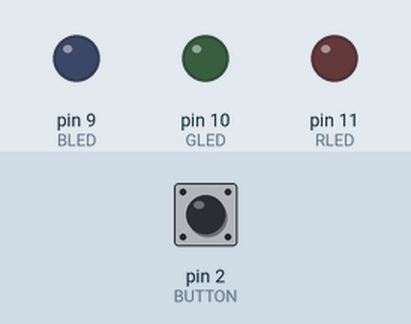
This sketch was run on a simulated Arduino Uno, built with avr-gcc and run on an emulated ATmega328P. On the bench: output pins drawn as LEDs (lit = HIGH). Dashed ring = blinking. The inputs (shaded band) are chosen by the test bench; at power-on: pin 2 (BUTTON) HIGH.

Above: at 1.2 s.
1.3 s: pin 2 (BUTTON) pulled LOW for 0.15 s
At 1.59 s:
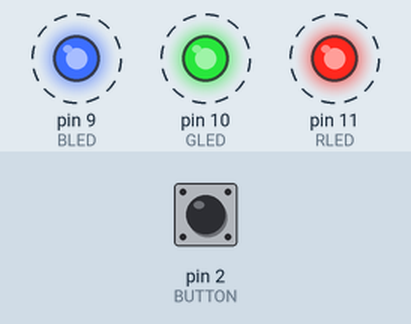
4.4 s: pin 2 (BUTTON) pulled LOW for 1 s
At 4.8 s:
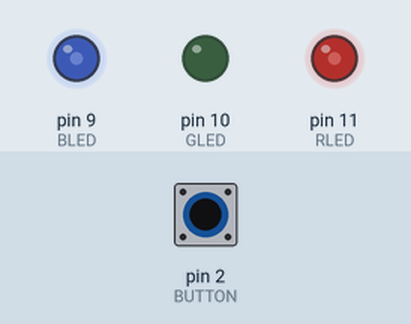
7.4 s: pin 2 (BUTTON) pulled LOW for 0.15 s
10.5 s: pin 2 (BUTTON) pulled LOW for 3.2 s
At 10.65 s:
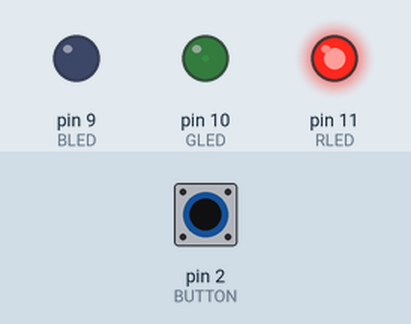
15.2 s: pin 2 (BUTTON) pulsed LOW 2 times (0.12 s each, 0.3 s apart)
At 16.44 s:
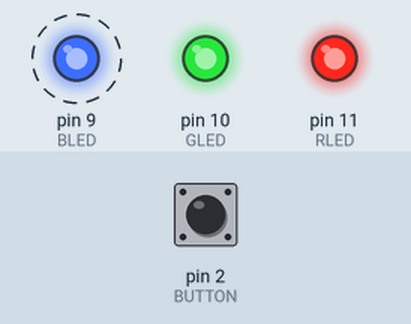
18.8 s: pin 2 (BUTTON) pulsed LOW 5 times (0.12 s each, 0.3 s apart)
Timing chart, 0 to 22.8 s (numbered marks = the images above; inputs shaded):
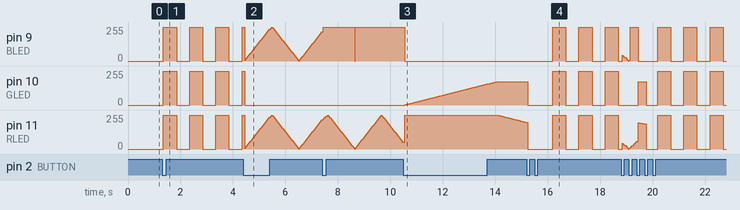

Measured:
- after the input at 1.3 s, pin 9 (BLED), pin 10 (GLED), pin 11 (RLED): alternates 255/255 for 0.50 s and 0/255 for 0.50 s, starting after 0.05 s
- after the input at 10.5 s, pin 10 (GLED): moves from 0/255 to 175/255 over 3.5 s, starting after 0.05 s
- after the input at 15.2 s, pin 9 (BLED): alternates 255/255 for 0.50 s and 0/255 for 0.50 s, starting after 0.99 s; pin 10 (GLED): 175/255 → 0/255 after 0.05 s, then repeats every 1.0 s: 255/255 0.50 s, 0/255 0.50 s

The sketch:

part-4-design-own.ino
```cpp
const int BLED = 9;     // Blue LED pin
const int GLED = 10;    // Green LED pin
const int RLED = 11;    // Red LED pin
const int BUTTON = 2;   // Button pin

boolean lastButton = HIGH;
boolean currentButton = HIGH;
int ledMode = 0;

//blink variables
unsigned long pastMillis = 0;
const long blinkTime = 500;  //ms
boolean ledState = false;

//fade variables
int Brightness = 0;
int Step = 5;
const unsigned long fadeTime = 20; //ms

//rainbow fade
int Color = 0;
int r = 255, g = 0, b = 0;

// Set Color Function
void setColor(int redValue, int greenValue, int blueValue);

void setup() {
  pinMode(RLED, OUTPUT);
  pinMode(GLED, OUTPUT);
  pinMode(BLED, OUTPUT);

  pinMode(BUTTON, INPUT_PULLUP); // Button pressed = LOW
}

boolean debounce(boolean last) {
  boolean current = digitalRead(BUTTON);
  if (last != current) {
    delay(50);
    current = digitalRead(BUTTON);
  }
  return current;
}

void loop() {
  currentButton = debounce(lastButton);

  // Detect button press (LOW --> HIGH transition)
  if (lastButton == HIGH && currentButton == LOW) {
    ledMode++;
    if (ledMode > 4) ledMode = 0;         //Once case 7 is done, switches back to case 0
  }

  lastButton = currentButton;

  switch (ledMode) {
    case 0: //OFF
    setColor(0, 0, 0);
    break;
    case 1: { //White Blinking
    unsigned long nowMillis = millis();

    if (nowMillis - pastMillis >= blinkTime) {
      pastMillis = nowMillis;
      ledState = !ledState;

    if (ledState) {
      setColor(255, 255, 255); //on
    } else {
      setColor(0,0,0); //off
      }
    }
    break;
    }

    case 2: {   //fade purple
    unsigned nowMillis = millis();

    if (nowMillis - pastMillis >= fadeTime) {
      pastMillis = nowMillis;
      Brightness += Step;

     if (Brightness <= 0 || Brightness >= 255) {
       Step = -Step;
       Brightness = constrain(Brightness, 0, 255);
     }

      setColor(Brightness, 0, Brightness);
    }
    break;
    }

    case 3: { //red to blue fade
    unsigned nowMillis = millis();

    if (nowMillis - pastMillis >= fadeTime) {
      pastMillis = nowMillis;
      Brightness += Step;

      if (Brightness <= 0 || Brightness >= 255) {
        Step = -Step;
        Brightness = constrain(Brightness, 0, 255);
      }

      setColor(Brightness, 0, -Brightness);
    }
    break;
    }

    case 4: { //rainbow fade
    unsigned nowMillis = millis();

    if (nowMillis - pastMillis >= fadeTime) {
      pastMillis = nowMillis;

      if (Color >= 6) Color = 0;

      switch (Color) {
          case 0: g++; if (g >= 175) Color = 1; break;    //when g brightness is >= 255, the green brightness will increase
          case 1: r--; if (r <= 0) Color = 2; break;      // when r is greater than 0, decrease brightness of red LED
          case 2: b++; if (b >= 175) Color = 3; break;    //when b less than 255, increase brightness of blue LED
          case 3: g--; if (g <= 0) Color = 4; break;
          case 4: r++; if (r >= 175) Color = 5; break;
          case 5: b--; if (b <= 0) Color = 6; break;
        }

        setColor( r, g, b);
       }
        break;


      }
    }
}


void setColor(int redValue, int greenValue, int blueValue) {
  analogWrite(RLED, redValue);
  analogWrite(GLED, greenValue);
  analogWrite(BLED, blueValue);
}
```
